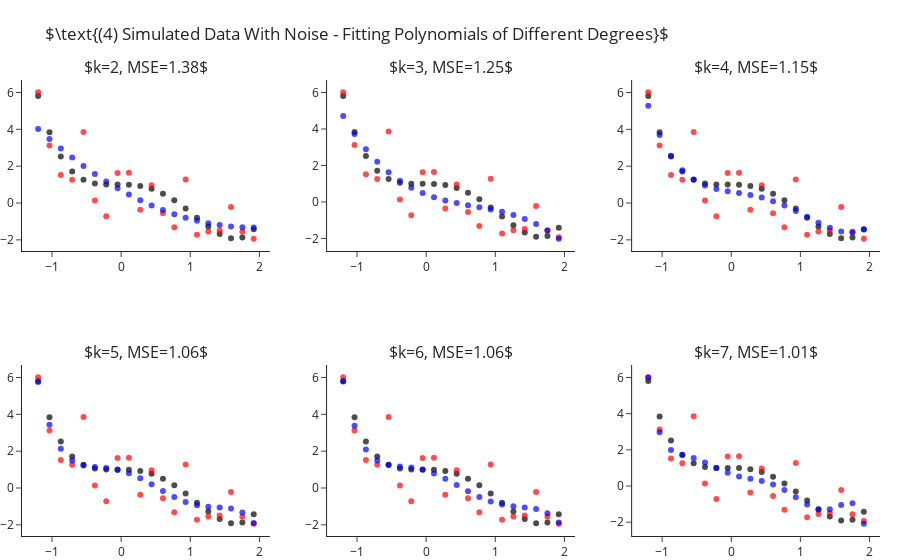

The notebook cell saved with this chart:
### Markdown cell above
## Fitting Polynomial Of Different Degrees - With Sample Noise

Still fitting for different values of $k$, let us add some standard Gaussian noise (i.e. $\mathcal{N}\left(0,1\right)$).
This time we observe two things:
- Even for the correct $k=4$ model we are not able to achieve zero MSE.
- As we increase $4<k\rightarrow 7$ we manage to decrease the error more and more.

### Code cell
y = y_ + np.random.normal(size=len(y_))

ks = range(2, 8)
fig = make_subplots(2, 3, subplot_titles=list(ks))
for i, k in enumerate(ks):
    r,c = i//3+1, i%3+1 
    
    y_hat = make_pipeline(PolynomialFeatures(k), LinearRegression(fit_intercept=False)).fit(X, y).predict(X)
    fig.add_traces([go.Scatter(x=x, y=y_, mode="markers", name="Real Points",  marker=dict(color="black", opacity=.7), showlegend=False),
                    go.Scatter(x=x, y=y, mode="markers", name="Observed Points",  marker=dict(color="red", opacity=.7), showlegend=False), 
                    go.Scatter(x=x, y=y_hat, mode="markers", name="Predicted Points",  marker=dict(color="blue", opacity=.7), showlegend=False)], rows=r, cols=c)
    fig["layout"]["annotations"][i]["text"] = rf"$k={{0}}, MSE={{1}}$".format(k, round(np.mean((y-y_hat)**2), 2))

fig.update_layout(title=r"$\text{(4) Simulated Data With Noise - Fitting Polynomials of Different Degrees}$", margin=dict(t=80)).show()

### Figure 1 — Plotly figure (JSON) as saved in the notebook; plotly's stock layout.template omitted (floating-point values rounded to 4 significant figures)
{"data": [{"marker": {"color": "black", "opacity": 0.7}, "mode": "markers", "name": "Real Points", "showlegend": false, "type": "scatter", "x": [-1.2, -1.036, -0.8718, -0.7077, -0.5436, -0.3795, -0.2154, -0.05128, 0.1128, 0.2769, 0.441, 0.6051, 0.7692, 0.9333, 1.097, 1.262, 1.426, 1.59, 1.754, 1.918], "xaxis": "x", "y": [5.81, 3.838, 2.523, 1.709, 1.261, 1.058, 0.9989, 0.999, 0.9909, 0.9251, 0.769, 0.5078, 0.1439, -0.3028, -0.7951, -1.278, -1.68, -1.912, -1.866, -1.418], "yaxis": "y"}, {"marker": {"color": "red", "opacity": 0.7}, "mode": "markers", "name": "Observed Points", "showlegend": false, "type": "scatter", "x": [-1.2, -1.036, -0.8718, -0.7077, -0.5436, -0.3795, -0.2154, -0.05128, 0.1128, 0.2769, 0.441, 0.6051, 0.7692, 0.9333, 1.097, 1.262, 1.426, 1.59, 1.754, 1.918], "xaxis": "x", "y": [6.011, 3.124, 1.523, 1.261, 3.861, 0.1388, -0.7236, 1.635, 1.647, -0.3632, 0.9637, -0.5531, -1.312, 1.279, -1.728, -1.552, -1.486, -0.2152, -1.558, -1.938], "yaxis": "y"}, {"marker": {"color": "blue", "opacity": 0.7}, "mode": "markers", "name": "Predicted Points", "showlegend": false, "type": "scatter", "x": [-1.2, -1.036, -0.8718, -0.7077, -0.5436, -0.3795, -0.2154, -0.05128, 0.1128, 0.2769, 0.441, 0.6051, 0.7692, 0.9333, 1.097, 1.262, 1.426, 1.59, 1.754, 1.918], "xaxis": "x", "y": [4.025, 3.475, 2.956, 2.466, 2.006, 1.575, 1.175, 0.8038, 0.4626, 0.1512, -0.1306, -0.3826, -0.6049, -0.7975, -0.9603, -1.093, -1.197, -1.271, -1.314, -1.329], "yaxis": "y"}, {"marker": {"color": "black", "opacity": 0.7}, "mode": "markers", "name": "Real Points", "showlegend": false, "type": "scatter", "x": [-1.2, -1.036, -0.8718, -0.7077, -0.5436, -0.3795, -0.2154, -0.05128, 0.1128, 0.2769, 0.441, 0.6051, 0.7692, 0.9333, 1.097, 1.262, 1.426, 1.59, 1.754, 1.918], "xaxis": "x2", "y": [5.81, 3.838, 2.523, 1.709, 1.261, 1.058, 0.9989, 0.999, 0.9909, 0.9251, 0.769, 0.5078, 0.1439, -0.3028, -0.7951, -1.278, -1.68, -1.912, -1.866, -1.418], "yaxis": "y2"}, {"marker": {"color": "red", "opacity": 0.7}, "mode": "markers", "name": "Observed Points", "showlegend": false, "type": "scatter", "x": [-1.2, -1.036, -0.8718, -0.7077, -0.5436, -0.3795, -0.2154, -0.05128, 0.1128, 0.2769, 0.441, 0.6051, 0.7692, 0.9333, 1.097, 1.262, 1.426, 1.59, 1.754, 1.918], "xaxis": "x2", "y": [6.011, 3.124, 1.523, 1.261, 3.861, 0.1388, -0.7236, 1.635, 1.647, -0.3632, 0.9637, -0.5531, -1.312, 1.279, -1.728, -1.552, -1.486, -0.2152, -1.558, -1.938], "yaxis": "y2"}, {"marker": {"color": "blue", "opacity": 0.7}, "mode": "markers", "name": "Predicted Points", "showlegend": false, "type": "scatter", "x": [-1.2, -1.036, -0.8718, -0.7077, -0.5436, -0.3795, -0.2154, -0.05128, 0.1128, 0.2769, 0.441, 0.6051, 0.7692, 0.9333, 1.097, 1.262, 1.426, 1.59, 1.754, 1.918], "xaxis": "x2", "y": [4.71, 3.728, 2.896, 2.199, 1.625, 1.158, 0.7839, 0.4893, 0.2598, 0.08118, -0.06062, -0.1798, -0.2904, -0.4066, -0.5426, -0.7125, -0.9304, -1.21, -1.567, -2.014], "yaxis": "y2"}, {"marker": {"color": "black", "opacity": 0.7}, "mode": "markers", "name": "Real Points", "showlegend": false, "type": "scatter", "x": [-1.2, -1.036, -0.8718, -0.7077, -0.5436, -0.3795, -0.2154, -0.05128, 0.1128, 0.2769, 0.441, 0.6051, 0.7692, 0.9333, 1.097, 1.262, 1.426, 1.59, 1.754, 1.918], "xaxis": "x3", "y": [5.81, 3.838, 2.523, 1.709, 1.261, 1.058, 0.9989, 0.999, 0.9909, 0.9251, 0.769, 0.5078, 0.1439, -0.3028, -0.7951, -1.278, -1.68, -1.912, -1.866, -1.418], "yaxis": "y3"}, {"marker": {"color": "red", "opacity": 0.7}, "mode": "markers", "name": "Observed Points", "showlegend": false, "type": "scatter", "x": [-1.2, -1.036, -0.8718, -0.7077, -0.5436, -0.3795, -0.2154, -0.05128, 0.1128, 0.2769, 0.441, 0.6051, 0.7692, 0.9333, 1.097, 1.262, 1.426, 1.59, 1.754, 1.918], "xaxis": "x3", "y": [6.011, 3.124, 1.523, 1.261, 3.861, 0.1388, -0.7236, 1.635, 1.647, -0.3632, 0.9637, -0.5531, -1.312, 1.279, -1.728, -1.552, -1.486, -0.2152, -1.558, -1.938], "yaxis": "y3"}, {"marker": {"color": "blue", "opacity": 0.7}, "mode": "markers", "name": "Predicted Points", "showlegend": false, "type": "scatter", "x": [-1.2, -1.036, -0.8718, -0.7077, -0.5436, -0.3795, -0.2154, -0.05128, 0.1128, 0.2769, 0.441, 0.6051, 0.7692, 0.9333, 1.097, 1.262, 1.426, 1.59, 1.754, 1.918], "xaxis": "x3", "y": [5.286, 3.697, 2.562, 1.783, 1.272, 0.9534, 0.761, 0.6389, 0.5416, 0.4344, 0.2926, 0.1021, -0.1408, -0.4295, -0.7469, -1.065, -1.347, -1.544, -1.597, -1.437], "yaxis": "y3"}, {"marker": {"color": "black", "opacity": 0.7}, "mode": "markers", "name": "Real Points", "showlegend": false, "type": "scatter", "x": [-1.2, -1.036, -0.8718, -0.7077, -0.5436, -0.3795, -0.2154, -0.05128, 0.1128, 0.2769, 0.441, 0.6051, 0.7692, 0.9333, 1.097, 1.262, 1.426, 1.59, 1.754, 1.918], "xaxis": "x4", "y": [5.81, 3.838, 2.523, 1.709, 1.261, 1.058, 0.9989, 0.999, 0.9909, 0.9251, 0.769, 0.5078, 0.1439, -0.3028, -0.7951, -1.278, -1.68, -1.912, -1.866, -1.418], "yaxis": "y4"}, {"marker": {"color": "red", "opacity": 0.7}, "mode": "markers", "name": "Observed Points", "showlegend": false, "type": "scatter", "x": [-1.2, -1.036, -0.8718, -0.7077, -0.5436, -0.3795, -0.2154, -0.05128, 0.1128, 0.2769, 0.441, 0.6051, 0.7692, 0.9333, 1.097, 1.262, 1.426, 1.59, 1.754, 1.918], "xaxis": "x4", "y": [6.011, 3.124, 1.523, 1.261, 3.861, 0.1388, -0.7236, 1.635, 1.647, -0.3632, 0.9637, -0.5531, -1.312, 1.279, -1.728, -1.552, -1.486, -0.2152, -1.558, -1.938], "yaxis": "y4"}, {"marker": {"color": "blue", "opacity": 0.7}, "mode": "markers", "name": "Predicted Points", "showlegend": false, "type": "scatter", "x": [-1.2, -1.036, -0.8718, -0.7077, -0.5436, -0.3795, -0.2154, -0.05128, 0.1128, 0.2769, 0.441, 0.6051, 0.7692, 0.9333, 1.097, 1.262, 1.426, 1.59, 1.754, 1.918], "xaxis": "x4", "y": [5.75, 3.429, 2.131, 1.49, 1.227, 1.138, 1.085, 0.984, 0.7993, 0.5292, 0.1978, -0.1556, -0.4859, -0.7531, -0.9315, -1.021, -1.055, -1.112, -1.328, -1.902], "yaxis": "y4"}, {"marker": {"color": "black", "opacity": 0.7}, "mode": "markers", "name": "Real Points", "showlegend": false, "type": "scatter", "x": [-1.2, -1.036, -0.8718, -0.7077, -0.5436, -0.3795, -0.2154, -0.05128, 0.1128, 0.2769, 0.441, 0.6051, 0.7692, 0.9333, 1.097, 1.262, 1.426, 1.59, 1.754, 1.918], "xaxis": "x5", "y": [5.81, 3.838, 2.523, 1.709, 1.261, 1.058, 0.9989, 0.999, 0.9909, 0.9251, 0.769, 0.5078, 0.1439, -0.3028, -0.7951, -1.278, -1.68, -1.912, -1.866, -1.418], "yaxis": "y5"}, {"marker": {"color": "red", "opacity": 0.7}, "mode": "markers", "name": "Observed Points", "showlegend": false, "type": "scatter", "x": [-1.2, -1.036, -0.8718, -0.7077, -0.5436, -0.3795, -0.2154, -0.05128, 0.1128, 0.2769, 0.441, 0.6051, 0.7692, 0.9333, 1.097, 1.262, 1.426, 1.59, 1.754, 1.918], "xaxis": "x5", "y": [6.011, 3.124, 1.523, 1.261, 3.861, 0.1388, -0.7236, 1.635, 1.647, -0.3632, 0.9637, -0.5531, -1.312, 1.279, -1.728, -1.552, -1.486, -0.2152, -1.558, -1.938], "yaxis": "y5"}, {"marker": {"color": "blue", "opacity": 0.7}, "mode": "markers", "name": "Predicted Points", "showlegend": false, "type": "scatter", "x": [-1.2, -1.036, -0.8718, -0.7077, -0.5436, -0.3795, -0.2154, -0.05128, 0.1128, 0.2769, 0.441, 0.6051, 0.7692, 0.9333, 1.097, 1.262, 1.426, 1.59, 1.754, 1.918], "xaxis": "x5", "y": [5.784, 3.387, 2.098, 1.49, 1.254, 1.172, 1.108, 0.9874, 0.7819, 0.499, 0.1675, -0.173, -0.4825, -0.7292, -0.8974, -0.9942, -1.054, -1.146, -1.37, -1.867], "yaxis": "y5"}, {"marker": {"color": "black", "opacity": 0.7}, "mode": "markers", "name": "Real Points", "showlegend": false, "type": "scatter", "x": [-1.2, -1.036, -0.8718, -0.7077, -0.5436, -0.3795, -0.2154, -0.05128, 0.1128, 0.2769, 0.441, 0.6051, 0.7692, 0.9333, 1.097, 1.262, 1.426, 1.59, 1.754, 1.918], "xaxis": "x6", "y": [5.81, 3.838, 2.523, 1.709, 1.261, 1.058, 0.9989, 0.999, 0.9909, 0.9251, 0.769, 0.5078, 0.1439, -0.3028, -0.7951, -1.278, -1.68, -1.912, -1.866, -1.418], "yaxis": "y6"}, {"marker": {"color": "red", "opacity": 0.7}, "mode": "markers", "name": "Observed Points", "showlegend": false, "type": "scatter", "x": [-1.2, -1.036, -0.8718, -0.7077, -0.5436, -0.3795, -0.2154, -0.05128, 0.1128, 0.2769, 0.441, 0.6051, 0.7692, 0.9333, 1.097, 1.262, 1.426, 1.59, 1.754, 1.918], "xaxis": "x6", "y": [6.011, 3.124, 1.523, 1.261, 3.861, 0.1388, -0.7236, 1.635, 1.647, -0.3632, 0.9637, -0.5531, -1.312, 1.279, -1.728, -1.552, -1.486, -0.2152, -1.558, -1.938], "yaxis": "y6"}, {"marker": {"color": "blue", "opacity": 0.7}, "mode": "markers", "name": "Predicted Points", "showlegend": false, "type": "scatter", "x": [-1.2, -1.036, -0.8718, -0.7077, -0.5436, -0.3795, -0.2154, -0.05128, 0.1128, 0.2769, 0.441, 0.6051, 0.7692, 0.9333, 1.097, 1.262, 1.426, 1.59, 1.754, 1.918], "xaxis": "x6", "y": [6.0, 2.966, 1.995, 1.725, 1.552, 1.302, 1.001, 0.7272, 0.5287, 0.3958, 0.2706, 0.08016, -0.2223, -0.6217, -1.027, -1.293, -1.29, -1.043, -0.9486, -2.084], "yaxis": "y6"}], "layout": {"annotations": [{"font": {"size": 16}, "showarrow": false, "text": "$k=2, MSE=1.38$", "x": 0.1444, "xanchor": "center", "xref": "paper", "y": 1, "yanchor": "bottom", "yref": "paper"}, {"font": {"size": 16}, "showarrow": false, "text": "$k=3, MSE=1.25$", "x": 0.5, "xanchor": "center", "xref": "paper", "y": 1, "yanchor": "bottom", "yref": "paper"}, {"font": {"size": 16}, "showarrow": false, "text": "$k=4, MSE=1.15$", "x": 0.8556, "xanchor": "center", "xref": "paper", "y": 1, "yanchor": "bottom", "yref": "paper"}, {"font": {"size": 16}, "showarrow": false, "text": "$k=5, MSE=1.06$", "x": 0.1444, "xanchor": "center", "xref": "paper", "y": 0.375, "yanchor": "bottom", "yref": "paper"}, {"font": {"size": 16}, "showarrow": false, "text": "$k=6, MSE=1.06$", "x": 0.5, "xanchor": "center", "xref": "paper", "y": 0.375, "yanchor": "bottom", "yref": "paper"}, {"font": {"size": 16}, "showarrow": false, "text": "$k=7, MSE=1.01$", "x": 0.8556, "xanchor": "center", "xref": "paper", "y": 0.375, "yanchor": "bottom", "yref": "paper"}], "margin": {"t": 80}, "title": {"text": "$\\text{(4) Simulated Data With Noise - Fitting Polynomials of Different Degrees}$"}, "xaxis": {"anchor": "y", "domain": [0, 0.2889]}, "xaxis2": {"anchor": "y2", "domain": [0.3556, 0.6444]}, "xaxis3": {"anchor": "y3", "domain": [0.7111, 1]}, "xaxis4": {"anchor": "y4", "domain": [0, 0.2889]}, "xaxis5": {"anchor": "y5", "domain": [0.3556, 0.6444]}, "xaxis6": {"anchor": "y6", "domain": [0.7111, 1]}, "yaxis": {"anchor": "x", "domain": [0.625, 1]}, "yaxis2": {"anchor": "x2", "domain": [0.625, 1]}, "yaxis3": {"anchor": "x3", "domain": [0.625, 1]}, "yaxis4": {"anchor": "x4", "domain": [0, 0.375]}, "yaxis5": {"anchor": "x5", "domain": [0, 0.375]}, "yaxis6": {"anchor": "x6", "domain": [0, 0.375]}}}
